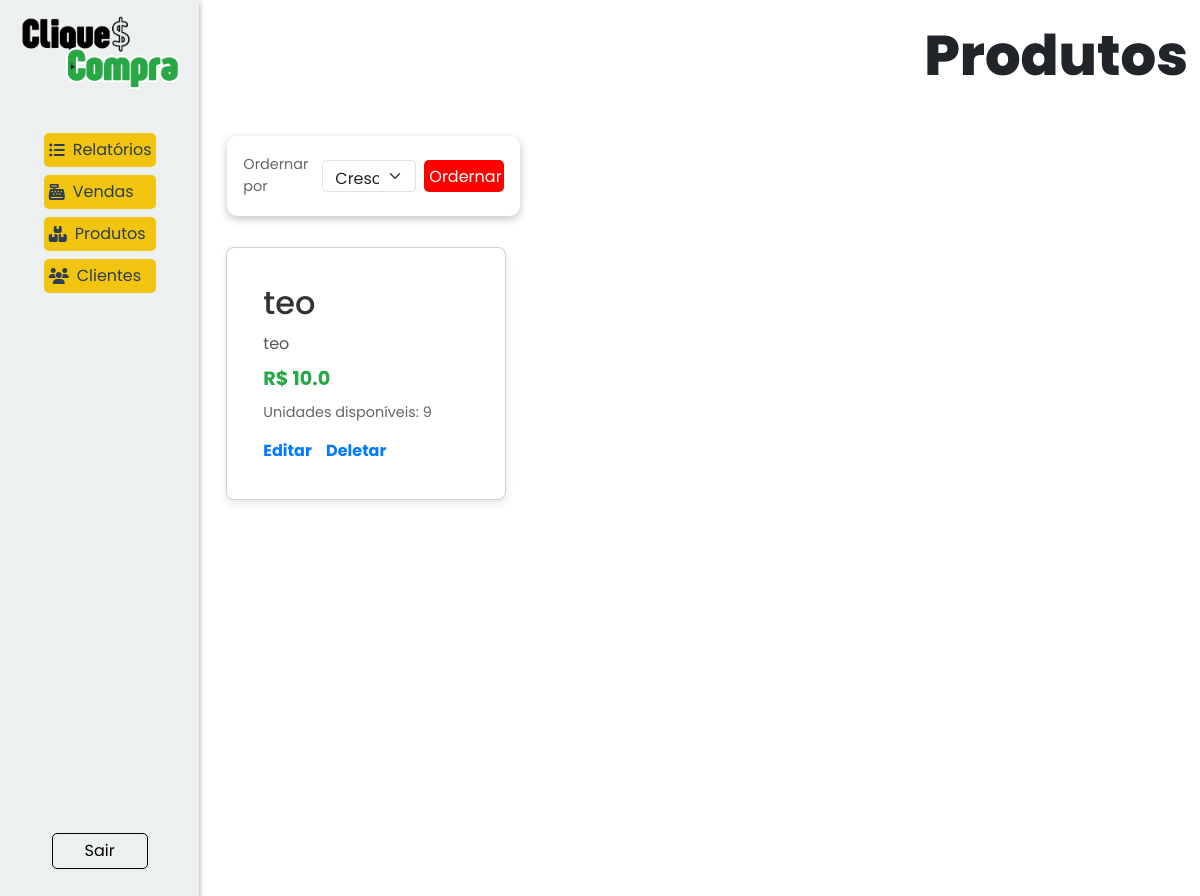
The app's page /produtos/ (signed in), older data.
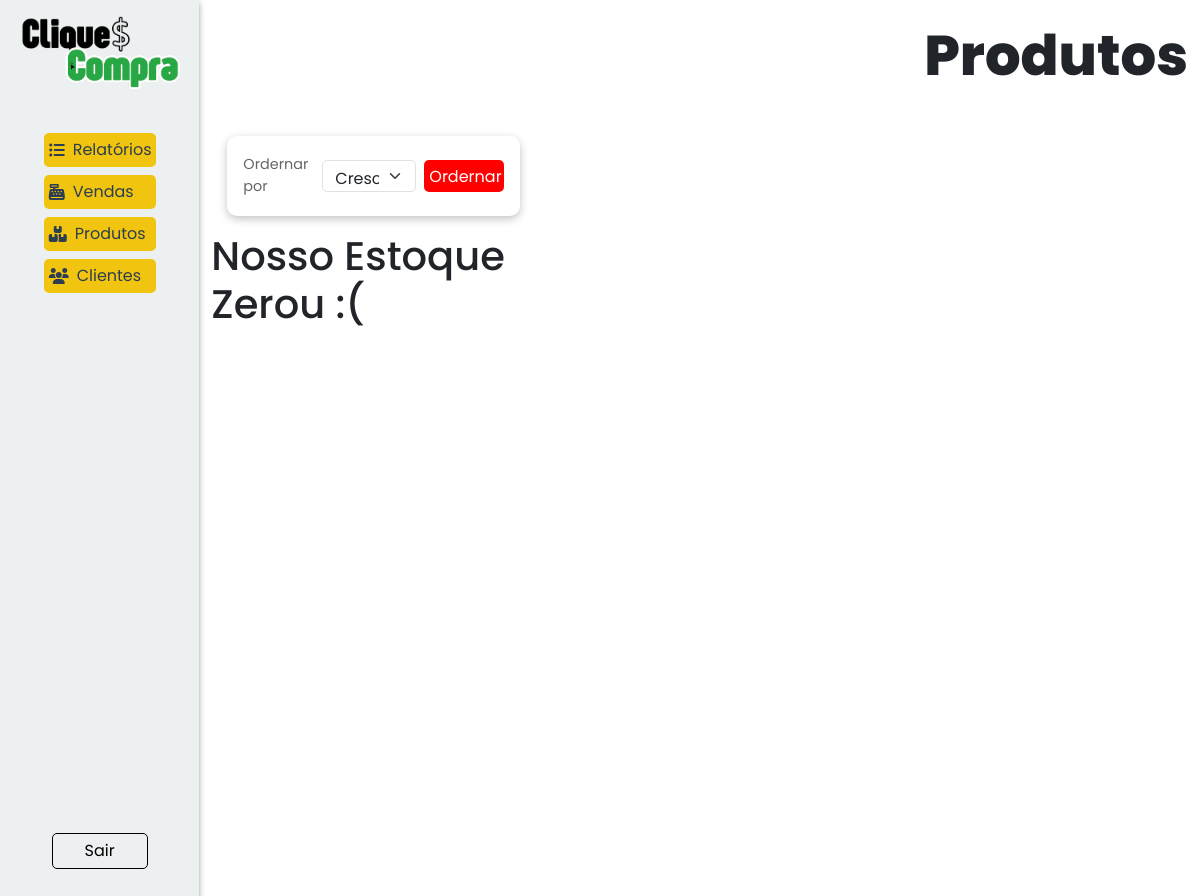
The same page, newer data.
### models/produtos.py (models this page shows, shortened)
class Produto(Base):
    __tablename__ = 'tb_produtos'
    pro_id: Mapped[int] = mapped_column(primary_key=True, autoincrement=True)
    pro_nome: Mapped[str] = mapped_column(nullable=False)
    pro_descricao: Mapped[str] = mapped_column(nullable=False)
    pro_preco: Mapped[float] = mapped_column(nullable=False)
    pro_estoque: Mapped[int] = mapped_column()
    @classmethod
    def all(cls, ordem = "crescente"):
        if ordem == "crescente":
            direcao = "ASC"
        elif ordem == "decrescente":
            direcao = "DESC"
        sql = text(f"SELECT * FROM tb_produtos ORDER BY pro_nome {direcao}")
        produtos = session.execute(sql).fetchall()
        return produtos

### controllers/produtos.py (the view)
@produto_bp.route('/', methods=['GET','POST'])
@login_required
def view():
    result = session.execute(text("SELECT name FROM sqlite_master WHERE type='trigger'")).fetchall()
    print(result)
    if request.method == 'POST':
        ordem = request.form['ordem']
        produtos = Produto.all(ordem=ordem)
    elif request.method == 'GET':
        produtos = Produto.all()
    return render_template('produtos/view.html', produtos = produtos)

### controllers/clientes.py (called while the page is built)
@login_manager.user_loader
def load_user(user_id):
    return Cliente.find(id=user_id)

### models/clientes.py (called while the page is built, shortened)
    @classmethod
    def find(cls, **kwargs):
        if 'email' in kwargs:
            return session.query(cls).filter_by(cli_email=kwargs['email']).first() #SELECT * FROM tb_clientes WHERE cli_email = email
        elif 'id' in kwargs:
            return session.query(cls).filter_by(cli_id=kwargs['id']).first() #SELECT * FROM tb_clientes WHERE cli_id = id
        else:
            raise AttributeError('A busca deve ser feita por email ou id.')

### templates/produtos/view.html (shortened to what this page needs)
{% extends "model.html" %}
{% block head_extras %}
<link rel="stylesheet" href="{{ url_for('static', filename='style/model.css') }}">
<link rel="stylesheet" href="{{ url_for('static', filename='style/itens.css') }}">
{% endblock %}
{% block content %}
<nav class="nav-reg">
    <img src="../../static/assets/cliqueconta.png" alt="Logo do CliqueCompra">
    <div class="links">
        <div class="links-nav">
            {% if current_user.cli_tipo == 'admin' %}
            <div class="dropdown">
                <button class="dropdown-button" onclick="toggleDropdown('relatorios-menu')">
                    <i class="fa-solid fa-list-ul"></i>
                    Relatórios
                </button>
            </div>
            <div class="dropdown">
                <button class="dropdown-button" onclick="toggleDropdown('vendas-menu')">
                    <i class="fa-solid fa-cash-register"></i>
                    Vendas
                </button>
            </div>
            {% endif %}
            <div class="dropdown">
                {% if current_user.cli_tipo == 'admin' %}
                <button class="dropdown-button" onclick="toggleDropdown('produtos-menu')">
                    <i class="fa-solid fa-boxes-stacked"></i>
                    Produtos</button>
            </div>
                {% endif %}
            {% if current_user.cli_tipo == 'admin' %}
            <div class="dropdown">
                <button class="dropdown-button" onclick="toggleDropdown('clientes-menu')">
                    <i class="fa-solid fa-users"></i>
                    Clientes
                </button>
            </div>
            {% endif %}
        </div>
        <a class='sair' href="{{url_for('cliente.logout')}}">Sair</a>
    </div>
</nav>
<div class="container">
    <header>
        <div class="titlepage">
            <h1 class="titulo">Produtos</h1>
        </div>
        <div class="filtro p-v">
            <span>Ordernar por</span>
            <form action="{{url_for('produtos.view')}}" method="post">
                <select name="ordem" id="filtro-cli" class="form-select">
                    <option value="crescente">Crescente</option>
                </select>
                <button type="submit">Ordernar</button>
            </form>
        </div>
    </header>
    <div class="row row-cols-1 row-cols-md-3 g-4">
        {% if produtos %}
        {% for produto in produtos%}
        <div class="col">
          <div class="card">
            <div class="card-body">
              <h5 class="card-title">{{produto.pro_nome}}</h5>
              <p class="card-text">{{produto.pro_descricao}}</p>
              <h6 class="card-subtitle"> R$ {{produto.pro_preco}}</h6>
              <span>Unidades disponíveis: {{produto.pro_estoque}}</span>
              {%  if current_user.cli_tipo == 'admin'  %}
              <div class="links-p">
                  <a href="{{url_for('produtos.edit', pro_id=produto.pro_id)}}">Editar</a>
                  <a href="#"onclick="return confirmarDeletar('{{url_for('produtos.remove', pro_id=produto.pro_id)}}')">Deletar</a>
              </div>
              {% endif %}
            </div>
          </div>
        </div>
        {%endfor%}
        {%else%}
        <h1>Nosso Estoque Zerou :(</h1>
        {%endif%}
    </div>
</div>
{% endblock %}

Row changes from the older to the newer data that the page shows:
removed Produto: pro_nome "teo", pro_descricao "teo", pro_preco "10.0", pro_estoque "9"
Text that changed along with them:
text now shown: "Nosso Estoque Zerou :("
